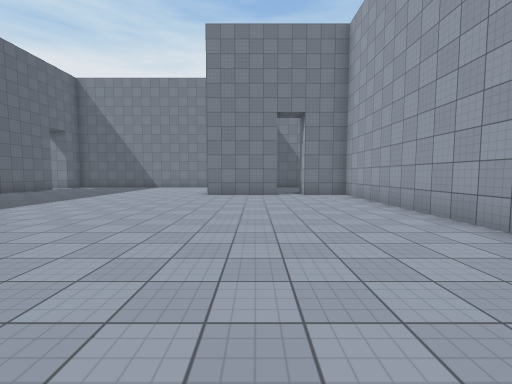
view 1 (above)

16 first-person views from a walk through a scene from a Unity 3-D project. The camera is 1.5 m above the floor, tilts 4° down and sees 90° across. The floor is counted in squares, 2 m on a side. Each view is taken from the middle of a square. On the plan, view 1 faces up. The plan holds only what a view shows up to about 9 squares ahead; the rest is blank. Surface patterns are stand-ins for the level's own textures.

view 2
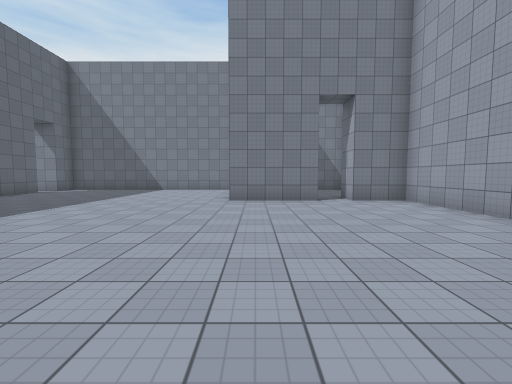

view 3
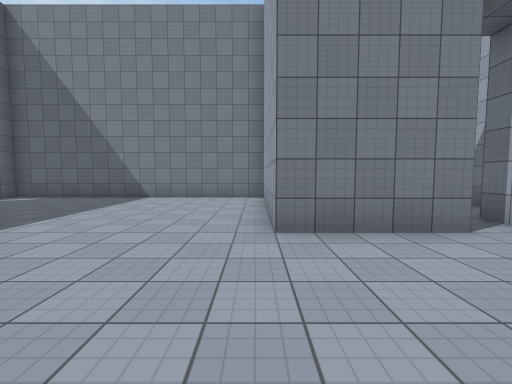

view 4
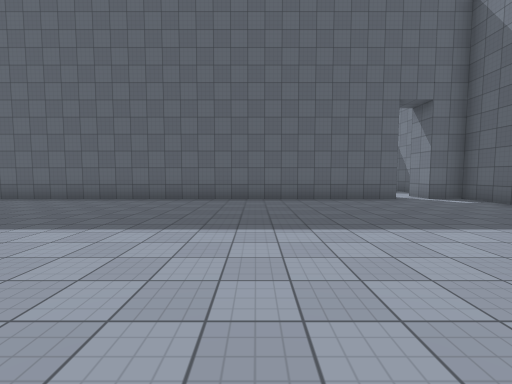

view 5
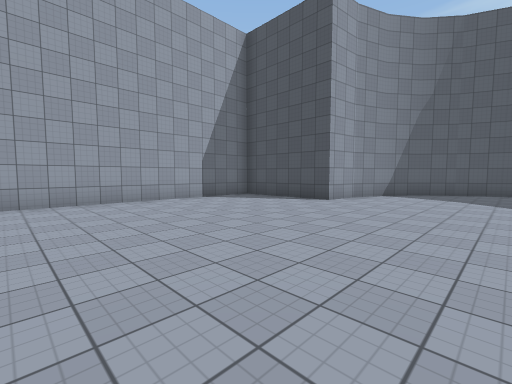

view 6
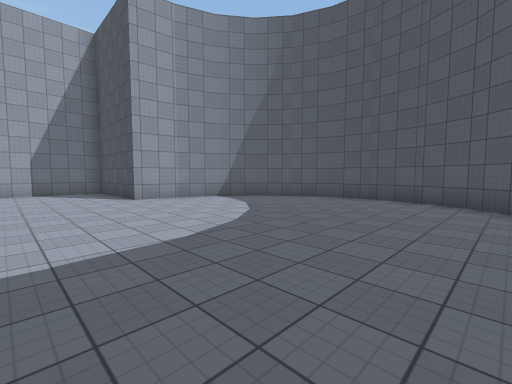

view 7
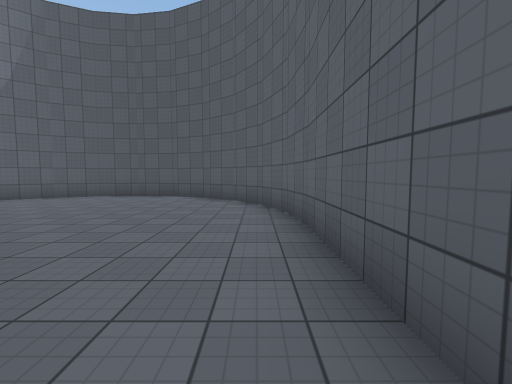

view 8
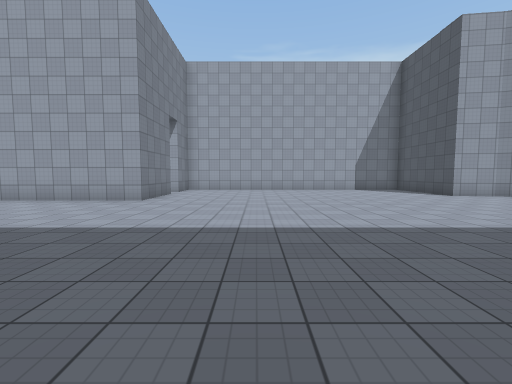

view 9
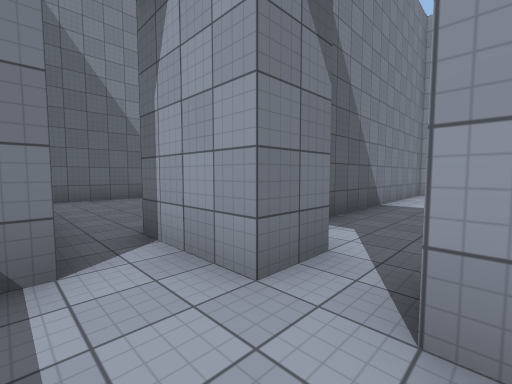

view 10
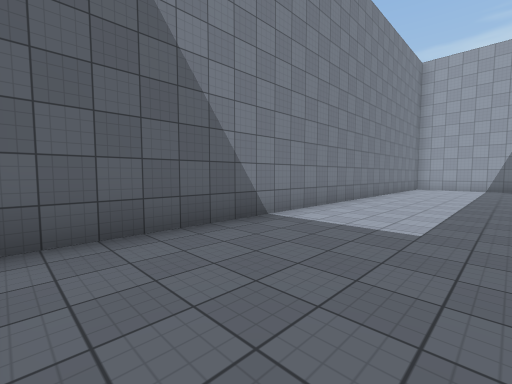

view 11
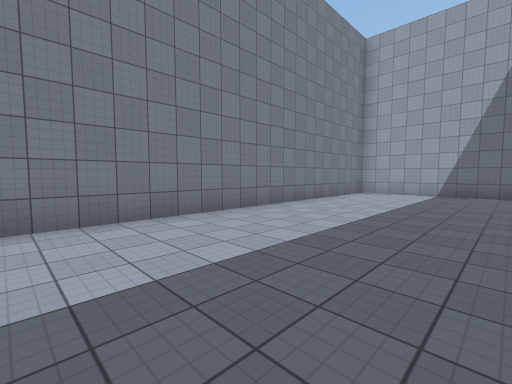

view 12
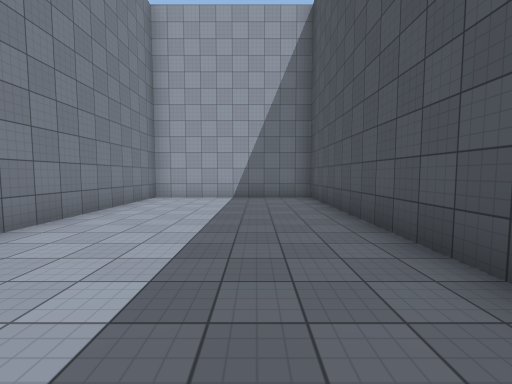

view 13
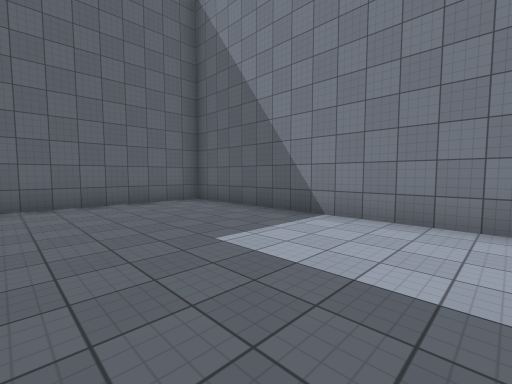

view 14
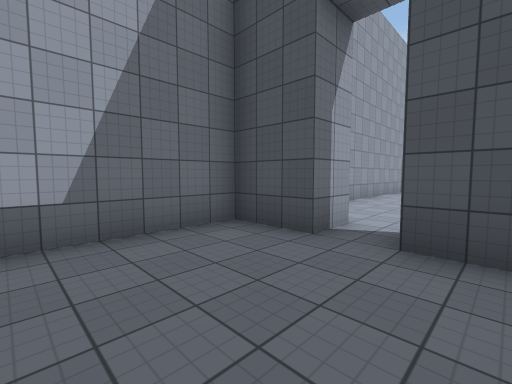

view 15
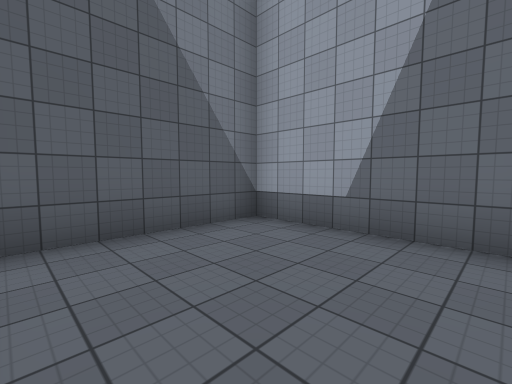

view 16
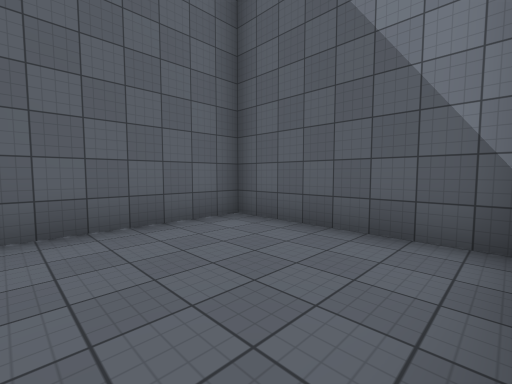

### Floor plan
Points are (right, up) in squares from view 1. A wall is a line through its corners. A room is listed if a view was taken in it or the views show most of it. See-through windows are left out.
Room 1 (views 1, 2, 3, 4, 5, 6, 7, 8)
walls: (0.9, 9.2) (-1.7, 9.2) (-1.7, 14.2) (-9.8, 14.2) (-9.8, 13.2) (-10.7, 13.2); (-0.4, -2.1) (-0.3, -0.8) (2, -0.8); (-9.8, -0.7) (-9.6, -2.1); (3.3, 0.4) (3.3, 9.2) (1.7, 9.2); (-0.9, -3.4) (-0.4, -2); (-9.6, -2) (-9.1, -3.3); (-9.8, 12.4) (-9.8, -0.8); (-1.7, -4.3) (-0.9, -3.2); (-9.2, -3.2) (-8.4, -4.3); (-8.4, -4.2) (-7.4, -5.1); (-2.7, -5.2) (-1.6, -4.2); (-7.5, -5) (-6.2, -5.6); (-3.9, -5.6) (-2.6, -5.1); (-6.3, -5.6) (-5, -5.8); (-5.1, -5.8) (-3.7, -5.6)
ways out: opening at (-10, 13) to room 2; opening at (1, 10) to room 4
Room 2 (view 9)
walls: (-10.7, 11.9) (-10.7, 12.4); (-10.7, 13.2) (-10.7, 15.2); (-11.6, 14.2) (-12.1, 14.2)
ways out: opening at (-10, 13) to room 1; opening at (-11, 15) to room 3
Room 3 (views 10, 11, 12, 13)
walls: (-3.4, 15.2) (3.3, 15.2) (3.3, 20.2) (-11.7, 20.2) (-11.7, 15.9)
ways out: opening at (-11, 15) to room 2
Room 4 (views 14, 15, 16)
walls: (-0.1, 10.2) (0.9, 10.2); (1.7, 9.2) (1.7, 10.2) (3.3, 10.2) (3.3, 14.2) (-0.7, 14.2) (-0.7, 10.9)
ways out: opening at (1, 10) to room 1

Positions as (right, up) in squares from view 1, and headings:
1: (0, 0), facing up
2: (-1, 2), facing up
3: (-2, 6), facing up
4: (-2, 8), facing left
5: (-4, 6), facing down-right
6: (-8, 2), facing down-right
7: (-9, 3), facing down
8: (-9, 6), facing right
9: (-12, 12), facing up-right
10: (-11, 17), facing up-right
11: (-7, 16), facing up-right
12: (-5, 17), facing right
13: (-5, 16), facing up-left
14: (0, 13), facing down-right
15: (0, 11), facing up-right
16: (3, 11), facing up-left
